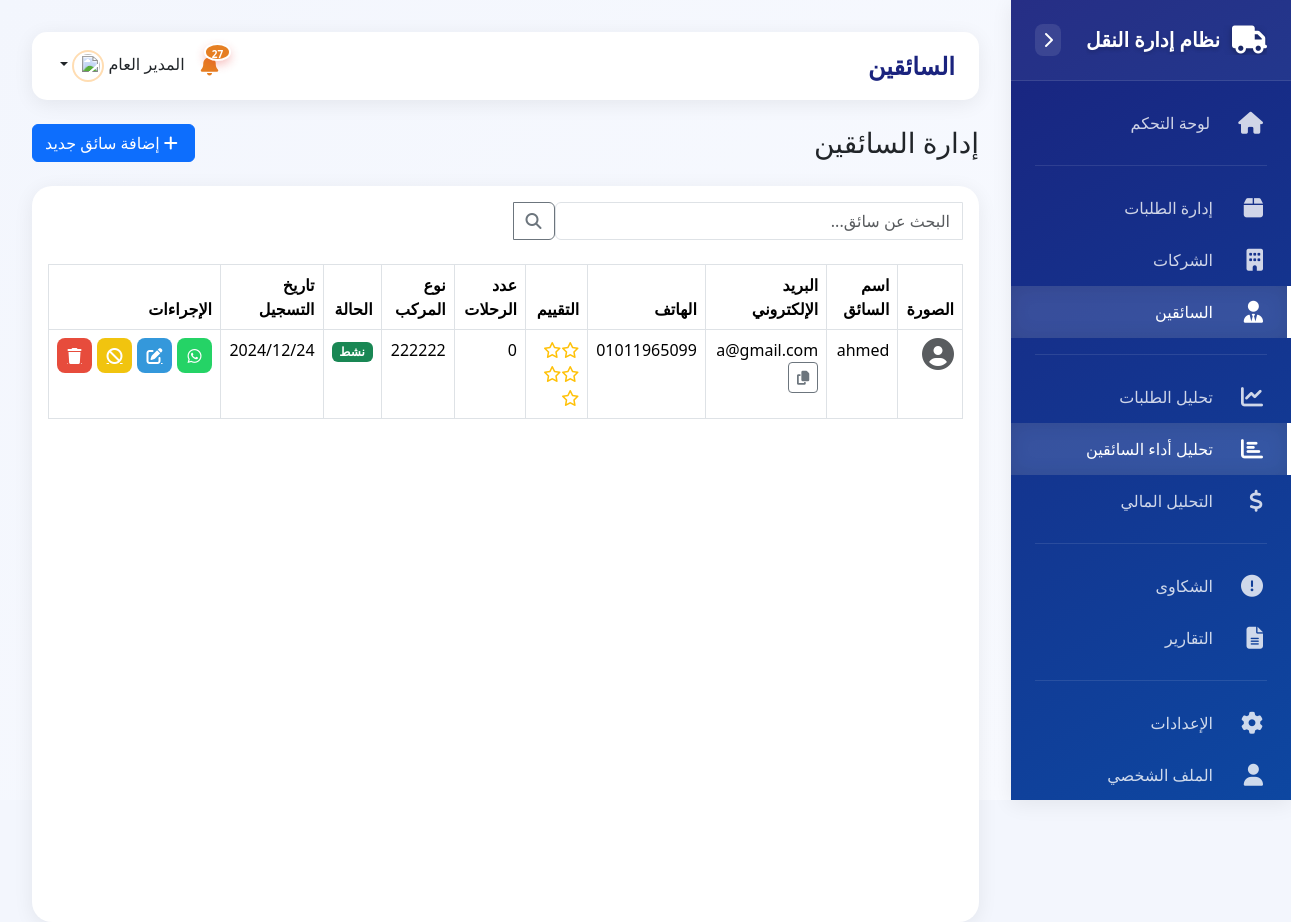
Page /drivers.php (signed in) on the committed database.
### tables this page shows
CREATE TABLE `drivers` (
  `id` int(11) NOT NULL,
  `username` varchar(100) NOT NULL,
  `email` varchar(100) NOT NULL,
  `password` varchar(255) NOT NULL,
  `phone` varchar(20) NOT NULL,
  `age` int(11) DEFAULT NULL,
  `about` text DEFAULT NULL,
  `address` text DEFAULT NULL,
  `profile_image` varchar(255) DEFAULT NULL,
  `id_number` varchar(50) DEFAULT NULL,
  `license_number` varchar(50) DEFAULT NULL,
  `vehicle_type` varchar(50) DEFAULT NULL,
  `vehicle_model` varchar(50) DEFAULT NULL,
  `plate_number` varchar(20) DEFAULT NULL,
  `is_active` tinyint(1) DEFAULT 1,
  `current_status` enum('available','busy','offline') DEFAULT 'offline',
  `rating` decimal(3,2) DEFAULT 0.00,
  `total_trips` int(11) DEFAULT 0,
  `completed_orders` int(11) DEFAULT 0,
  `cancelled_orders` int(11) DEFAULT 0,
  `total_earnings` decimal(10,2) DEFAULT 0.00,
  `last_login` timestamp NULL DEFAULT NULL,
  `last_location` point DEFAULT NULL,
  `created_at` timestamp NOT NULL DEFAULT current_timestamp(),
  `updated_at` timestamp NOT NULL DEFAULT current_timestamp() ON UPDATE current_timestamp()
);

### drivers.php (the view, shortened to what this page needs)
<?php
require_once 'config.php';
$search = isset($_GET['search']) ? $_GET['search'] : '';
$page = isset($_GET['page']) ? (int)$_GET['page'] : 1;
$limit = 10;
$offset = ($page - 1) * $limit;
$query = "SELECT d.*,
    COALESCE(AVG(dr.rating), 0) as rating,
    COUNT(DISTINCT r.id) as total_trips
    FROM drivers d
    LEFT JOIN driver_ratings dr ON d.id = dr.driver_id
    LEFT JOIN requests r ON d.id = r.driver_id AND r.status = 'delivered'
    WHERE 1=1";
$query .= " GROUP BY d.id ORDER BY d.created_at DESC LIMIT :limit OFFSET :offset";
$stmt = $conn->prepare($query);
$stmt->bindValue(':limit', $limit, PDO::PARAM_INT);
$stmt->bindValue(':offset', $offset, PDO::PARAM_INT);
$stmt->execute();
$drivers = $stmt->fetchAll();
require_once 'includes/header.php';
?>
<div class="d-flex justify-content-between align-items-center mb-4">
    <h1 class="h3 mb-0">إدارة السائقين</h1>
    <a href="driver_form.php" class="btn btn-primary">
        <i class="fas fa-plus me-1"></i> إضافة سائق جديد
    </a>
</div>
<div class="card">
    <div class="card-body">
        <form class="row g-3 mb-4">
            <div class="col-md-6">
                <div class="input-group">
                    <input type="text" class="form-control" name="search" placeholder="البحث عن سائق..." value="<?php echo htmlspecialchars($search); ?>">
                    <button class="btn btn-outline-secondary" type="submit">
                        <i class="fas fa-search"></i>
                    </button>
                </div>
            </div>
        </form>
        <div class="table-responsive">
            <table class="table table-bordered table-hover">
                <thead>
                    <tr>
                        <th>الصورة</th>
                        <th>اسم السائق</th>
                        <th>البريد الإلكتروني</th>
                        <th>الهاتف</th>
                        <th>التقييم</th>
                        <th>عدد الرحلات</th>
                        <th>نوع المركب</th>
                        <th>الحالة</th>
                        <th>تاريخ التسجيل</th>
                        <th>الإجراءات</th>
                    </tr>
                </thead>
                <tbody>
                    <?php foreach ($drivers as $driver): ?>
                        <tr>
                            <td>
                                <?php if ($driver['profile_image']): ?>
                                    <img src="uploads/profiles/<?php echo $driver['profile_image']; ?>" alt="Profile" class="img-thumbnail" style="width: 50px;">
                                <?php else: ?>
                                    <i class="fas fa-user-circle fa-2x text-muted"></i>
                                <?php endif; ?>
                            </td>
                            <td><?php echo htmlspecialchars($driver['username']); ?></td>
                            <td>
                                <?php echo htmlspecialchars($driver['email']); ?>
                                <button class="btn btn-sm btn-outline-secondary ms-2"
                                        onclick="copyDriverInfo('<?php echo htmlspecialchars($driver['username']); ?>', '<?php echo htmlspecialchars($driver['email']); ?>', '<?php echo htmlspecialchars($driver['phone']); ?>', '<?php echo htmlspecialchars($driver['username']); ?>@123')"
                                        title="نسخ بيانات السائق">
                                    <i class="fas fa-copy"></i>
                                </button>
                            </td>
                            <td><?php echo htmlspecialchars($driver['phone']); ?></td>
                            <td>
                                <div class="text-warning">
                                    <?php
                                    $rating = $driver['rating'];
                                    echo str_repeat('<i class="far fa-star"></i>', 5 - ceil($rating));
                                    ?>
                                </div>
                            </td>
                            <td><?php echo $driver['total_trips']; ?></td>
                            <td><?php echo htmlspecialchars($driver['vehicle_type']); ?></td>
                            <td>
                                <span class="badge bg-<?php echo $driver['is_active'] ? 'success' : 'danger'; ?>">
                                    <?php echo $driver['is_active'] ? 'نشط' : 'غير نشط'; ?>
                                </span>
                            </td>
                            <td><?php echo date('Y/m/d', strtotime($driver['created_at'])); ?></td>
                            <td>
                                <div class="action-btn-group">
                                    <button type="button"
                                           class="action-btn whatsapp-btn"
                                           onclick="openCompanyWhatsApp('<?php echo htmlspecialchars($driver['phone']); ?>')"
                                           data-title="تواصل عبر واتساب">
                                        <i class="fab fa-whatsapp"></i>
                                    </button>
                                    <a href="driver_form.php?id=<?php echo $driver['id']; ?>"
                                       class="action-btn edit-btn"
                                       data-title="تعديل">
                                        <i class="fas fa-edit"></i>
                                    </a>
                                    <?php if ($driver['is_active']): ?>
                                        <a href="?action=deactivate&id=<?php echo $driver['id']; ?>&token=<?php echo $_SESSION['token']; ?>"
                                           class="action-btn deactivate-btn"
                                           data-title="تعطيل"
                                           onclick="return confirm('هل أنت متأكد من تعطيل هذا السائق؟')">
                                            <i class="fas fa-ban"></i>
                                        </a>
                                    <?php endif; ?>
                                    <a href="?action=delete&id=<?php echo $driver['id']; ?>&token=<?php echo $_SESSION['token']; ?>"
                                       class="action-btn delete-btn"
                                       data-title="حذف"
                                       onclick="return confirm('هل أنت متأكد من حذف هذا السائق؟')">
                                        <i class="fas fa-trash"></i>
                                    </a>
                                </div>
                            </td>
                        </tr>
                    <?php endforeach; ?>
                </tbody>
            </table>
        </div>
    </div>
</div>
<?php require_once 'includes/footer.php'; ?>

### assets/css/dashboard.css (style rules this page uses)
:root { --primary-gradient: linear-gradient(150deg, #ff8f00 0%, #e65100 100%); --secondary-gradient: linear-gradient(150deg, #ffa726 0%, #fb8c00 100%); --success-gradient: linear-gradient(150deg, #43a047 0%, #2e7d32 100%); --dark-gradient: linear-gradient(150deg, #1a237e 0%, #0d47a1 100%); --danger-gradient: linear-gradient(150deg, #e53935 0%, #c62828 100%); --sidebar-width: 280px; --sidebar-collapsed-width: 70px; --header-height: 60px; --card-shadow: 0 4px 20px rgba(0,0,0,0.07); --hover-shadow: 0 8px 30px rgba(0,0,0,0.15); }
body { background-color: #f3f6fd; font-family: system-ui, -apple-system, "Segoe UI", Roboto, "Helvetica Neue", Arial, sans-serif; min-height: 100vh; position: relative; display: flex; }
.card { border: none; border-radius: 20px; box-shadow: var(--card-shadow); transition: all 0.3s cubic-bezier(0.4, 0, 0.2, 1); overflow: hidden; height: 100%; background: white; }

### drivers.php (style rules this page uses)
.action-btn-group { display: flex; gap: 5px; justify-content: flex-start; align-items: center; }
.action-btn { width: 35px; height: 35px; padding: 0; display: inline-flex; align-items: center; justify-content: center; border-radius: 8px; transition: all 0.3s ease; position: relative; border: none; }
.action-btn i { font-size: 1rem; }
.action-btn.edit-btn { background-color: #3498db; color: white; }
.action-btn.whatsapp-btn { background-color: #25D366; color: white; }
.action-btn.deactivate-btn { background-color: #f1c40f; color: white; }
.action-btn.delete-btn { background-color: #e74c3c; color: white; }
.action-btn::after { content: attr(data-title); position: absolute; bottom: 100%; left: 50%; transform: translateX(-50%); padding: 5px 10px; background: rgba(0,0,0,0.8); color: white; border-radius: 4px; font-size: 12px; white-space: nowrap; visibility: hidden; opacity: 0; transition: all 0.3s ease; }

### rows in the picture
drivers: username "ahmed", email "a@gmail.com", phone "01011965099", total_trips "0", vehicle_type "222222", is_active "نشط", created_at "2024/12/24"

### other values in the picture
$unread_notifications "27"
$_SESSION['admin_username'] "المدير العام"
